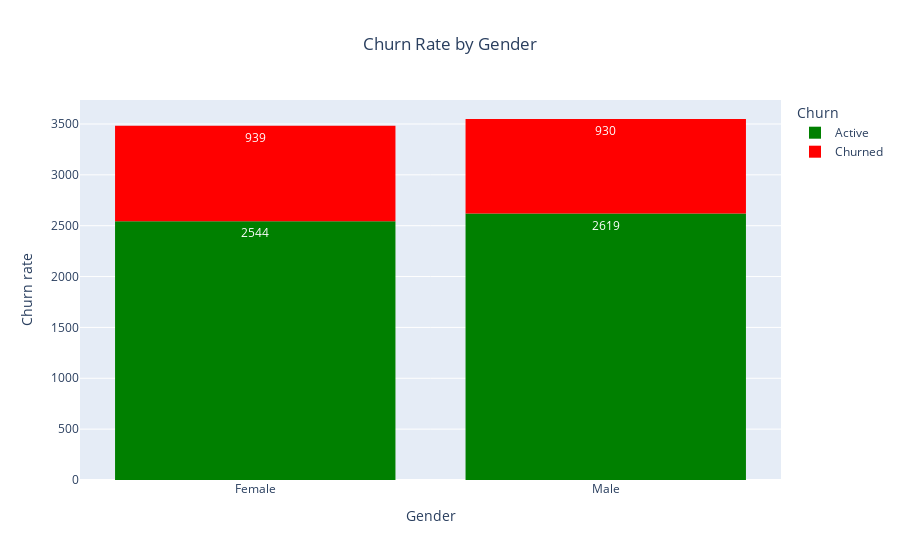

The notebook cell this image was saved under:
### Code cell
comp_churn(data_norm, 'customer.gender', 'Churn Rate by Gender', 'Gender')

### Figure 1 — Plotly figure (JSON) as saved in the notebook; plotly's stock layout.template omitted (floating-point values rounded to 4 significant figures; data arrays with more than 128 entries replaced by an {"elided": "..."} marker saying what was removed)
{"data": [{"bingroup": "x", "hovertemplate": "Churn=Active<br>customer.gender=%{x}<br>count=%{y}<extra></extra>", "legendgroup": "Active", "marker": {"color": "green", "pattern": {"shape": ""}}, "name": "Active", "orientation": "v", "showlegend": true, "texttemplate": "%{value}", "type": "histogram", "x": {"elided": "5163 str values"}, "xaxis": "x", "yaxis": "y"}, {"bingroup": "x", "hovertemplate": "Churn=Churned<br>customer.gender=%{x}<br>count=%{y}<extra></extra>", "legendgroup": "Churned", "marker": {"color": "red", "pattern": {"shape": ""}}, "name": "Churned", "orientation": "v", "showlegend": true, "texttemplate": "%{value}", "type": "histogram", "x": {"elided": "1869 str values"}, "xaxis": "x", "yaxis": "y"}], "layout": {"bargap": 0.2, "barmode": "relative", "legend": {"title": {"text": "Churn"}, "tracegroupgap": 0}, "title": {"text": "Churn Rate by Gender", "x": 0.5}, "xaxis": {"anchor": "y", "domain": [0, 1], "title": {"text": "Gender"}}, "yaxis": {"anchor": "x", "domain": [0, 1], "title": {"text": "Churn rate"}}}}
